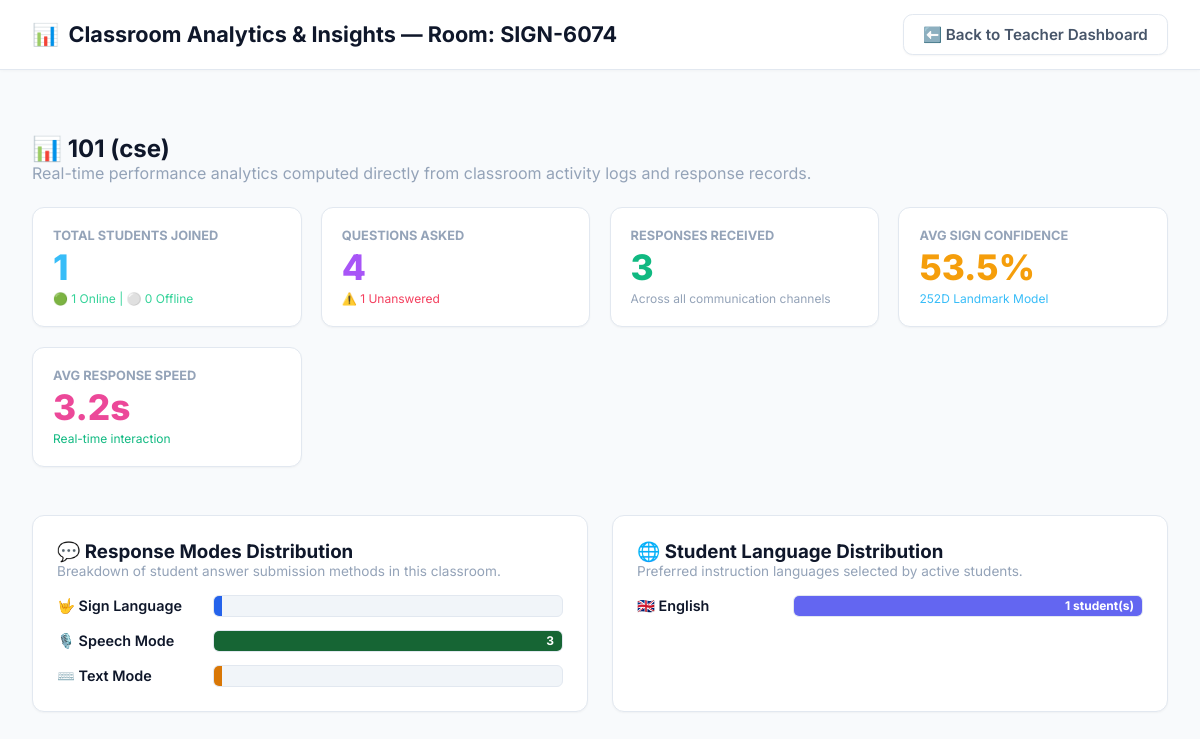
Page /analytics/SIGN-6074 on the committed database.
### tables this page shows
CREATE TABLE rooms (
                room_code TEXT PRIMARY KEY,
                teacher_name TEXT NOT NULL,
                room_name TEXT NOT NULL,
                subject TEXT NOT NULL,
                description TEXT,
                max_students INTEGER DEFAULT 30,
                password TEXT,
                created_at TEXT NOT NULL,
                status TEXT DEFAULT 'active'
            , source_language TEXT DEFAULT 'hi', target_language TEXT DEFAULT 'sat', offline_mode INTEGER DEFAULT 0);

### app.py (the view)
@app.route('/analytics/<room_code>')
def analytics_page(room_code):
    room = db.get_room(room_code)
    if not room:
        return redirect(url_for('index_page'))
    analytics = db.get_room_analytics(room_code)
    return render_template('analytics.html', room=room, analytics=analytics)

### app.py (called while the page is built)
@app.after_request
def add_header(response):
    response.headers['Cache-Control'] = 'no-cache, no-store, must-revalidate'
    response.headers['Pragma'] = 'no-cache'
    response.headers['Expires'] = '0'
    return response

### src/database.py (called while the page is built)
    def _get_connection(self):
        return sqlite3.connect(self.db_path)

### templates/analytics.html (shortened to what this page needs)
<!DOCTYPE html>
<html lang="en">
<head>
    <link rel="stylesheet" href="{{ url_for('static', filename='css/classroom.css') }}">
</head>
<body>
    <nav class="navbar">
        <div class="nav-brand">
            <span>📊</span>
            <span>Classroom Analytics & Insights — Room: {{ room.room_code }}</span>
        </div>
        <div class="nav-links">
            <a href="/teacher/{{ room.room_code }}" class="btn btn-secondary">⬅️ Back to Teacher Dashboard</a>
        </div>
    </nav>
    <div class="container" style="max-width: 1400px; margin-top: 2rem;">
        <h2>📊 {{ room.room_name }} ({{ room.subject }})</h2>
        <p style="color: #94a3b8;">Real-time performance analytics computed directly from classroom activity logs and response records.</p>
        <div class="analytics-grid">
            <div class="metric-card">
                <div style="color: #94a3b8; font-size: 0.8rem; font-weight: 700;">TOTAL STUDENTS JOINED</div>
                <div class="metric-val" style="color: #38bdf8;">{{ analytics.total_students }}</div>
                <div style="font-size: 0.75rem; color: #34d399;">🟢 {{ analytics.online_students }} Online | ⚪ {{ analytics.offline_students }} Offline</div>
            </div>
            <div class="metric-card">
                <div style="color: #94a3b8; font-size: 0.8rem; font-weight: 700;">QUESTIONS ASKED</div>
                <div class="metric-val" style="color: #a855f7;">{{ analytics.total_questions }}</div>
                <div style="font-size: 0.75rem; color: #f43f5e;">⚠️ {{ analytics.unanswered_questions }} Unanswered</div>
            </div>
            <div class="metric-card">
                <div style="color: #94a3b8; font-size: 0.8rem; font-weight: 700;">RESPONSES RECEIVED</div>
                <div class="metric-val" style="color: #10b981;">{{ analytics.total_responses }}</div>
                <div style="font-size: 0.75rem; color: #94a3b8;">Across all communication channels</div>
            </div>
            <div class="metric-card">
                <div style="color: #94a3b8; font-size: 0.8rem; font-weight: 700;">AVG SIGN CONFIDENCE</div>
                <div class="metric-val" style="color: #f59e0b;">{{ analytics.avg_sign_confidence }}%</div>
                <div style="font-size: 0.75rem; color: #38bdf8;">252D Landmark Model</div>
            </div>
            <div class="metric-card">
                <div style="color: #94a3b8; font-size: 0.8rem; font-weight: 700;">AVG RESPONSE SPEED</div>
                <div class="metric-val" style="color: #ec4899;">{{ analytics.avg_response_time_sec }}s</div>
                <div style="font-size: 0.75rem; color: #10b981;">Real-time interaction</div>
            </div>
        </div>
        <div style="display: grid; grid-template-columns: 1fr 1fr; gap: 1.5rem; margin-top: 1.5rem;">
            <div class="chart-card">
                <h3>💬 Response Modes Distribution</h3>
                <p style="color: #94a3b8; font-size: 0.85rem;">Breakdown of student answer submission methods in this classroom.</p>
                <div class="bar-container">
                    <div class="bar-row">
                        <div class="bar-label">🤟 Sign Language</div>
                        <div class="bar-track">
                            <div class="bar-fill bar-fill-sign" style="width: {{ (analytics.mode_distribution.sign / (analytics.total_responses or 1) * 100)|round }}%;">
                            </div>
                        </div>
                    </div>
                    <div class="bar-row">
                        <div class="bar-label">🎙️ Speech Mode</div>
                        <div class="bar-track">
                            <div class="bar-fill bar-fill-speech" style="width: {{ (analytics.mode_distribution.speech / (analytics.total_responses or 1) * 100)|round }}%;">
                                {{ analytics.mode_distribution.speech }}
                            </div>
                        </div>
                    </div>
                    <div class="bar-row">
                        <div class="bar-label">⌨️ Text Mode</div>
                        <div class="bar-track">
                            <div class="bar-fill bar-fill-text" style="width: {{ (analytics.mode_distribution.text / (analytics.total_responses or 1) * 100)|round }}%;">
                            </div>
                        </div>
                    </div>
                </div>
            </div>
            <div class="chart-card">
                <h3>🌐 Student Language Distribution</h3>
                <p style="color: #94a3b8; font-size: 0.85rem;">Preferred instruction languages selected by active students.</p>
                <div class="bar-container">
                    {% for lcode, lcount in analytics.language_distribution.items() %}
                    <div class="bar-row">
                        <div class="bar-label">
                            {% if lcode == 'en' %}🇬🇧 English
                            {% elif lcode == 'hi' %}🇮🇳 Hindi (हिन्दी)
                            {% elif lcode == 'te' %}🇮🇳 Telugu (తెలుగు)
                            {% else %}{{ lcode|upper }}
                            {% endif %}
                        </div>
                        <div class="bar-track">
                            <div class="bar-fill" style="width: {{ (lcount / (analytics.total_students or 1) * 100)|round }}%; background: #6366f1;">
                                {{ lcount }} student(s)
                            </div>
                        </div>
                    </div>
                    {% else %}
                    <p style="color: #94a3b8; text-align: center;">No student language preferences logged yet.</p>
                    {% endfor %}
                </div>
            </div>
        </div>
    </div>
</body>
</html>

### static/css/classroom.css (style rules this page uses)
:root { --primary-color: #2563eb; --primary-hover: #1d4ed8; --primary-light: #eff6ff; --primary-border: #bfdbfe; --secondary-color: #0d9488; --secondary-light: #f0fdfa; --bg-dark: #f8fafc; --bg-white: #ffffff; --card-bg: #ffffff; --card-header-bg: #f8fafc; --border-color: #e2e8f0; --border-subtle: #f1f5f9; --text-main: #0f172a; --text-muted: #475569; --text-subtle: #64748b; --accent-green: #166534; --accent-green-bg: #f0fdf4; --accent-green-border: #bbf7d0; --accent-red: #dc2626; --accent-red-bg: #fef2f2; --accent-red-border: #fecaca; --accent-amber: #d97706; --accent-amber-bg: #fffbe6; --accent-amber-border: #fde68a; --shadow-sm: 0 1px 2px 0 rgba(0, 0, 0, 0.04); --shadow-md: 0 4px 16px -2px rgba(15, 23, 42, 0.05), 0 2px 4px -1px rgba(15, 23, 42, 0.03); --shadow-lg: 0 12px 32px -8px rgba(15, 23, 42, 0.08); }
* { box-sizing: border-box; margin: 0; padding: 0; font-family: 'Inter', system-ui, -apple-system, BlinkMacSystemFont, 'Segoe UI', Roboto, sans-serif; }
body { background-color: var(--bg-dark); color: var(--text-main); min-height: 100vh; display: flex; flex-direction: column; -webkit-font-smoothing: antialiased; }
.navbar { background: #ffffff; border-bottom: 1px solid var(--border-color); padding: 0.9rem 2rem; display: flex; justify-content: space-between; align-items: center; position: sticky; top: 0; z-index: 100; box-shadow: 0 1px 3px rgba(0, 0, 0, 0.03); }
.nav-brand { font-size: 1.35rem; font-weight: 700; color: var(--text-main); display: flex; align-items: center; gap: 0.6rem; }
.nav-links { display: flex; gap: 1.25rem; align-items: center; }
.nav-links a { color: var(--text-muted); text-decoration: none; font-weight: 600; font-size: 0.95rem; transition: color 0.2s ease; }
.btn { padding: 0.6rem 1.2rem; border-radius: 0.6rem; font-weight: 600; font-size: 0.9rem; cursor: pointer; border: 1px solid transparent; transition: all 0.2s ease; text-decoration: none; display: inline-flex; align-items: center; gap: 0.5rem; box-shadow: var(--shadow-sm); }
.btn-secondary { background: #ffffff; color: var(--text-main); border: 1px solid var(--border-color); }
.container { max-width: 1400px; margin: 0 auto; padding: 2rem; width: 100%; flex: 1; }

### templates/analytics.html (style rules this page uses)
.analytics-grid { display: grid; grid-template-columns: repeat(auto-fit, minmax(220px, 1fr)); gap: 1.2rem; margin-top: 1.5rem; }
.metric-card { background: #ffffff; border: 1px solid var(--border-color); padding: 1.25rem; border-radius: 0.75rem; box-shadow: var(--shadow-sm); }
.metric-val { font-size: 2.2rem; font-weight: 800; color: var(--primary-color); margin: 0.2rem 0; }
.chart-card { background: #ffffff; border: 1px solid var(--border-color); border-radius: 0.75rem; padding: 1.5rem; margin-top: 1.5rem; box-shadow: var(--shadow-sm); }
.bar-container { display: flex; flex-direction: column; gap: 0.8rem; margin-top: 1rem; }
.bar-row { display: flex; align-items: center; gap: 1rem; font-size: 0.9rem; }
.bar-label { width: 140px; color: var(--text-main); font-weight: 600; }
.bar-track { flex-grow: 1; background: #f1f5f9; height: 22px; border-radius: 6px; overflow: hidden; position: relative; border: 1px solid #e2e8f0; }
.bar-fill { height: 100%; transition: width 0.6s ease; display: flex; align-items: center; justify-content: flex-end; padding-right: 0.5rem; color: #fff; font-weight: 700; font-size: 0.75rem; }
.bar-fill-sign { background: #2563eb; }
.bar-fill-speech { background: #166534; }
.bar-fill-text { background: #d97706; }

### rows in the picture
rooms: room_code "SIGN-6074", room_name "101", subject "cse"

### other values in the picture
{{ analytics.total_students }} "1"
{{ analytics.online_students }} "1"
{{ analytics.offline_students }} "0"
{{ analytics.total_questions }} "4"
{{ analytics.unanswered_questions }} "1"
{{ analytics.total_responses }} "3"
{{ analytics.avg_sign_confidence }} "53.5"
{{ analytics.avg_response_time_sec }} "3.2"
{{ analytics.mode_distribution.speech }} "3"
{{ lcount }} "1"
